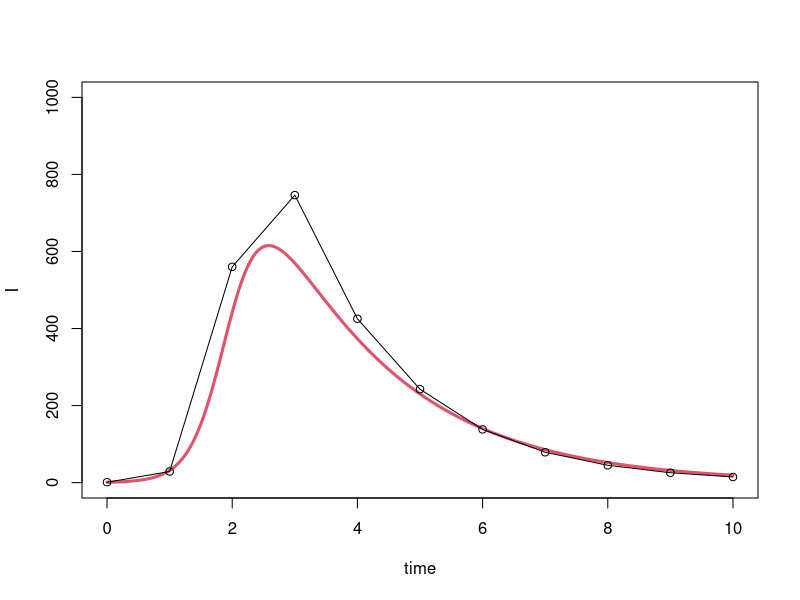

This figure's R source: (Note: this script raises an error after producing the figure.)
## Packages ###########################################################################

library(deSolve)
library(purrr)
library(parallel)
library(magrittr)

## Functions ##########################################################################

dbinom2 <- function(...)  dbinom(..., log = TRUE)

remove_first <- function(x) tail(x, -1)

last <- function(x) tail(x, 1)


## 1. continuous-time model ###########################################################

# the function that simulates an SIR model:
sir_continuous <- function(beta, gamma, S0, I0, R0, times) {
  
  # the differential equations:
  sir_equations <- function(time, variables, parameters) {
    with(as.list(c(variables, parameters)), {
      new_cases <- beta * I * S
      recovered <- gamma * I
      dS <- - new_cases
      dI <-   new_cases - recovered
      dR <-   recovered
      return(list(c(dS, dI, dR)))
    })
  }
  
  tibble::as_tibble(
    as.data.frame(
      ode(c(S = S0, I = I0, R = R0), times, sir_equations,
          c(beta  = beta, gamma = gamma))))
}


## 2. discrete-time model #############################################################

sir_discrete <- function(beta, gamma, S0, I0, R0, times) {
  
  step <- mean(diff(times))
  
  S <- S0
  I <- I0
  R <- R0

  for (i in remove_first(times)) {
    last_S <- last(S)
    last_I <- last(I)
    last_R <- last(R)
    new_cases <- (1 - exp(- beta * last_I * step)) * last_S
    recovered <- (1 - exp(- gamma * step)) * last_I
    S <- c(S, last_S - new_cases)
    I <- c(I, last_I + new_cases - recovered)
    R <- c(R, last_R + recovered)
  }
  
  tibble::tibble(time = times, S = S, I = I, R = R)
}

# sir_discrete(beta = .004, gamma = .5, S0 = 999, I0 = 1, R0 = 0, times = seq(0, 10, .1))

## 3. likelihood ######################################################################

mLL1 <- function(observed, expected, size) {
  - sum(dbinom2(observed, size, expected / size))
}

mLL <- function(par, beta, gamma, S0, I0, R0, size, times) {
  continuous <- sir_continuous(beta, gamma, S0, I0, R0, times)[-1, ]
  discrete <- round(sir_discrete(par[1], par[2], S0, I0, R0, times)[-1, ])
  
#  size <- S0 + I0 + R0
  mLL1(discrete$S, continuous$S, size) +
    mLL1(discrete$I, continuous$I, size) +
    mLL1(discrete$R, continuous$R, size)
}


#######################################################################################

beta <- .004
gamma <- .5
S0 <- 999
I0 <- 1
R0 <- 0
tmin <- 0
tmax <- 10

size <- S0 + I0 + R0

out_continuous <- sir_continuous(beta, gamma, S0, I0, R0, times = seq(tmin, tmax, le = 500))
with(out_continuous, plot(time, I, type = "l", col = 2, lwd = 3, ylim = c(0, size)))

step <- 1
(parameters_discrete <- optim(c(beta, gamma), mLL, beta = beta, gamma = gamma, S0 = S0,
                              I0 = I0, R0 = R0, size = size, times = seq(0, 10, step))$par)

out_discrete <- sir_discrete(parameters_discrete[1], parameters_discrete[2],
                             S0, I0, R0, seq(0, 10, step))

with(out_discrete, lines(time, I, type = "o"))


#######################################################################################

beta <- .004
gamma <- .5
S0 <- 999
I0 <- 1
R0 <- 0
tmin <- 0
tmax <- 10

size <- S0 + I0 + R0

f <- function(x) {
  optim(c(beta, gamma), mLL, beta = beta, gamma = gamma, S0 = S0, I0 = I0, R0 = R0,
        size = size, times = seq(0, 10, x))$par
}

step_size <- seq(.01, 2, .01)
out <- step_size |>
  mclapply(f, mc.cores = detectCores() - 1) |> 
  unlist() |> 
  matrix(ncol = 2, byrow = TRUE) |> 
  as.data.frame() |> 
  setNames(c("beta", "gamma")) %>%
  cbind(step_sizes, .) |> 
  tibble::as_tibble()
  
with(out, plot(step_size, beta, col = 4))
abline(h = beta)

with(out, plot(step_size, gamma, col = 4))
abline(h = gamma)
